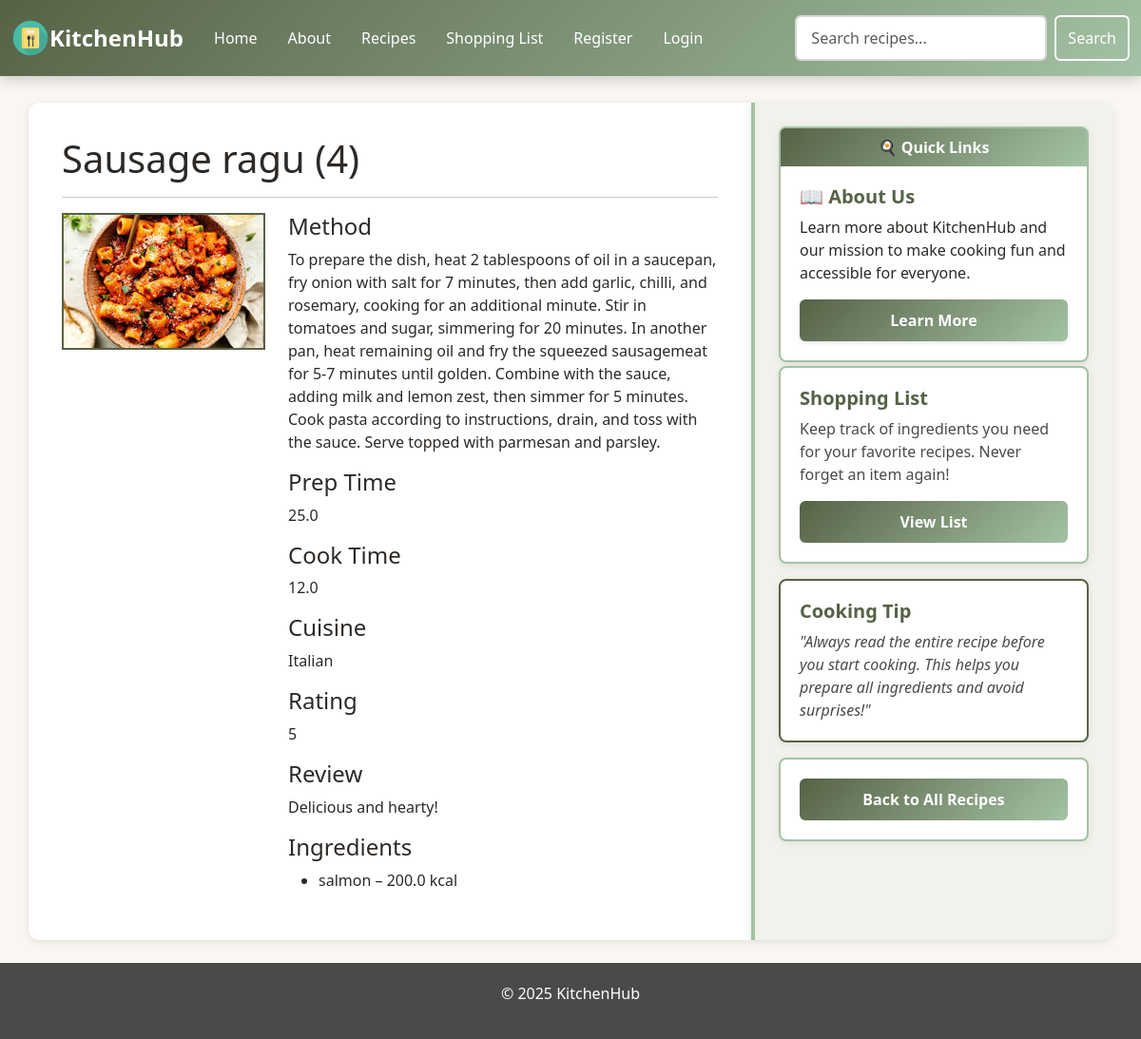
The app's page /recipe/17/ with its own data.
### tables this page shows
CREATE TABLE recipes (
        id INTEGER PRIMARY KEY AUTOINCREMENT,
        name TEXT NOT NULL,
        method TEXT,
        cook_time FLOAT,
        prep_time FLOAT,
        portion INTEGER
    , poster TEXT, cuisine TEXT, tired BOOLEAN, rating INTEGER, review TEXT);

CREATE TABLE ingredients (
        id INTEGER PRIMARY KEY AUTOINCREMENT,
        name TEXT NOT NULL,
        type TEXT,
        kcal FLOAT
    );

### app.py (the view)
@app.route('/recipe/<int:id>/')
def recipe(id):
    data = get_recipe_by_id(id)
    if not data:
        flash('Requested recipe not found!', 'warning')
        return redirect(url_for('recipes'))
    recipe, ingredients, ingredient_ids = data
    return render_template(
        'recipe.html',
        title=recipe['name'],
        recipe=recipe,
        ingredients=ingredients
    )

### app.py (called while the page is built)
@app.context_processor
def inject_csrf_token():
    return dict(csrf_token=generate_csrf())

@app.context_processor
def inject_site_name():
    return dict(siteName="KitchenHub")

### db/db.py (called while the page is built)
def get_db_connection():
    BASE_DIR = os.path.dirname(os.path.abspath(__file__))
    DB_PATH = os.path.join(BASE_DIR, "database.db")
    conn = sqlite3.connect(DB_PATH)
    conn.row_factory = sqlite3.Row
    return conn

def get_recipe_by_id(recipe_id):
    conn = get_db_connection()
    recipe = conn.execute("SELECT * FROM recipes WHERE id = ?", (recipe_id,)).fetchone()
    conn.close()
    if not recipe:
        return None
    ingredients, ingredient_ids = get_recipe_ingredients(recipe_id)
    return recipe, ingredients, ingredient_ids

def get_recipe_ingredients(recipe_id):
    conn = get_db_connection()
    rows = conn.execute("""
        SELECT ingredients.* FROM ingredients
        JOIN recipe_ingredients
        ON ingredients.id = recipe_ingredients.ingredient_id
        WHERE recipe_ingredients.recipe_id = ?""", (recipe_id,)).fetchall()
    ids = [row["id"] for row in rows]
    conn.close()
    return rows, ids

### templates/recipe.html (shortened to what this page needs)
{% extends "base.html" %}
{% set title = recipe['name'] %}
{% block content %}
<h1>{{ recipe['name'] }} ({{ recipe['portion'] }})</h1>
<hr>
<div class="row">
    <div class="col-md-4 mb-3 text-center">
        <img src="{{ recipe['poster'] }}" alt="Image for {{ recipe['name'] }}" class="img-fluid" style="border: 2px solid #566246;">
    </div>
    <div class="col-md-8">
        <h4>Method</h4>
        <p>{{ recipe['method'] }}</p>
        <h4>Prep Time</h4>
        <p>{{ recipe['prep_time'] }}</p>
        <h4>Cook Time</h4>
        <p>{{ recipe['cook_time'] }}</p>
        <h4>Cuisine</h4>
        <p>{{ recipe['cuisine'] }}</p>
        <h4>Rating</h4>
        <p>{{ recipe['rating'] }}</p>
        <h4>Review</h4>
        <p>{{ recipe['review'] }}</p>
        <h4>Ingredients</h4>
        {% if ingredients %}
            <ul>
                {% for ing in ingredients %}
                    <li>{{ ing['name'] }} – {{ ing['kcal'] }} kcal</li>
                {% endfor %}
            </ul>
        {% else %}
            <p>No ingredients listed for this recipe.</p>
        {% endif %}
    </div>
</div>
{% endblock %}
{% block sidebarContent %}
    <div class="card text-center mt-3">
        <div class="card-body">
            <a href="{{ url_for('recipes') }}" class="btn btn-secondary w-100">Back to All Recipes</a>
        </div>
    </div>
{% endblock %}

### static/styles.css (style rules this page uses)
body { background-color: #faf7f2; color: #2d2926; font-family: 'Segoe UI', Tahoma, Geneva, Verdana, sans-serif; }
#sidebar .card { background-color: #ffffff; border: 2px solid #a4c2a5; border-radius: 8px; margin-bottom: 20px; }
#sidebar .card-body { padding: 20px; }
.btn-secondary { background: linear-gradient(135deg, #566246 0%, #a4c2a5 100%); color: white; border: none; padding: 10px 25px; font-weight: 600; border-radius: 6px; transition: all 0.3s ease; }
.card { border-radius: 10px; border: 1px solid #dad8d3; box-shadow: 0 2px 8px rgba(0, 0, 0, 0.08); transition: all 0.3s ease; margin-bottom: 20px; }

### records on screen
recipes: name "Sausage ragu", portion "4", poster (picture), method "To prepare the dish, heat 2 tablespoons of oil in a saucepan, fry onion with salt for 7 minutes, then add garlic, chilli, and rosemary, cooking for an additional minute. Stir in tomatoes and sugar, simmering for 20 minutes. In another pan, heat remaining oil and fry the squeezed sausagemeat for 5-7 minutes until golden. Combine with the sauce, adding milk and lemon zest, then simmer for 5 minutes. Cook pasta according to instructions, drain, and toss with the sauce. Serve topped with parmesan and parsley.", prep_time "25.0", cook_time "12.0", cuisine "Italian", rating "5", review "Delicious and hearty!"
ingredients: name "salmon", kcal "200.0"

### other values on screen
{{ siteName }} "KitchenHub"
